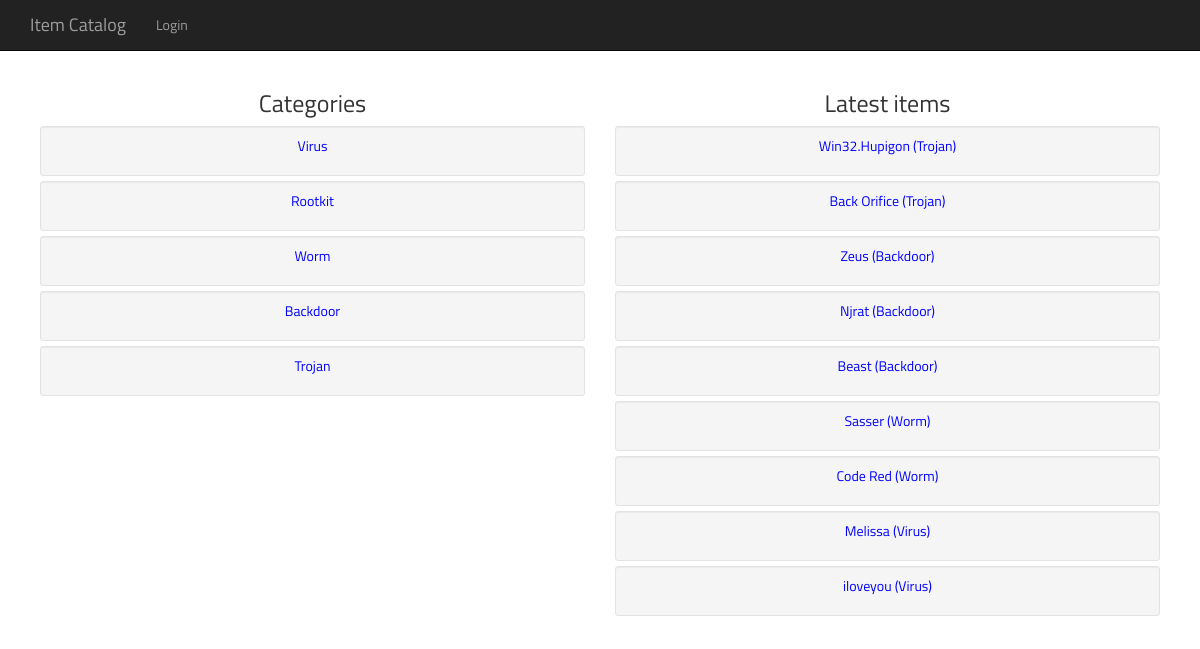
/index, run on the app's committed database.
### my_app/catalog/models.py (models this page shows, shortened)
class Category(Base):
    __tablename__='Category'
    id = Column(Integer, primary_key=True)
    name = Column(String(255), nullable=False)
    description = Column(String(2048), nullable=True)

class Item(Base):
    __tablename__='Item'
    id = Column(Integer, primary_key=True)
    title = Column(String(255), nullable=False)
    description = Column(String(2048), nullable=False)
    category = Column(Integer, ForeignKey('Category.id'))
    creator =  Column(Integer, ForeignKey('User.social_id'))
    creation_date = Column(DateTime, default=datetime.datetime.utcnow)

### my_app/catalog/views.py (the view)
@app.route('/')
@app.route('/index')
def index():
    categories = db.getCategories()
    latest_items = db.getLatestItems(10)
    cat_items = {}
    for item in latest_items:
        cat_items[item.title] = db.getCategoryForItem(item)
    return render_template('index.html', categories=categories,
                            latest_items=latest_items, cat_items=cat_items)

### my_app/database_operations.py (called while the page is built)
    def getCategories(self):
        return session.query(Category).all()

    def getCategoryForItem(self, item):
        id = item.category
        category = session.query(Category).filter_by(id=id).first()
        if category:
            name = category.name
        else:
            name = ''
        return name

    def getLatestItems(self, number):
        return session.query(Item).order_by\
                            (desc(Item.creation_date)).limit(number)

### my_app/templates/index.html (shortened to what this page needs)
{% extends 'base.html' %}
{% block container %}
<div class="top-pad">
  <div class="col-sm-6">
  <h3 class="title">Categories</h3>
{% for category in categories %}
  {% if category %}
<div id="category" class="well well-sm">
<p>
<a href="{{ url_for('showItems', id=category.id) }}">{{ category.name }}</a>
</p>
</div>
{% else %}
<p>No Category to show</p>
{% endif %}
{% endfor %}
</div>
<div class="col-sm-6">
  <h3 class="title">Latest items</h3>
  {% for item in latest_items %}
  <div id="latest_items" class="well well-sm">
  <p>
  <a href="{{ url_for('item', id=item.id) }}">{{ item.title }}
  ({{cat_items[item.title]}}) </a>
</p>
  </div>
  {% endfor %}
</div>
</div>
{% endblock %}

### my_app/templates/base.html (shortened to what this page needs)
<!DOCTYPE html>
<html lang="en">
<head>
<link href="{{ url_for('static', filename='css/bootstrap.min.css') }}" rel="stylesheet">
<link href="{{ url_for('static', filename='css/main.css') }}" rel="stylesheet">
<link href="{{ url_for('static', filename='css/social_buttons.css') }}" rel="stylesheet">
</head>
<body>
  <div class="navbar navbar-inverse navbar-fixed-top" role="navigation">
  <div class="container">
  <div class="navbar-header">
  <a class="navbar-brand" href="{{ url_for('index') }}">Item Catalog</a>
  </div>
  <div class="navbar-collapse collapse">
  <ul class="nav navbar-nav">
    {% if not current_user.is_authenticated %}
 					<li><a href="{{url_for('login')}}">
 						Login
 					</a></li>
 					{% endif %}
  </ul>
  </div>
</div>
</div>
<div class="container-fluid">
{% block container %}{% endblock %}
</div>
</body>
</html>

### my_app/static/css/main.css (style rules this page uses)
body { padding-top: 50px; }
.top-pad { padding: 20px 10px; text-align: center; }
a { text-align: center; color: blue; }
.well { margin-top: 5px; margin-bottom: 5px; }
ul { list-style: none; }

### my_app/static/css/social_buttons.css (style rules this page uses)
body { font-family: 'Titillium Web', sans-serif; }

### data on the page
Category: name "Virus"
Category: name "Rootkit"
Category: name "Worm"
Category: name "Backdoor"
Category: name "Trojan"
Item: title "Win32.Hupigon", title.name "Trojan"
Item: title "Back Orifice", title.name "Trojan"
Item: title "Zeus", title.name "Backdoor"
Item: title "Njrat", title.name "Backdoor"
Item: title "Beast", title.name "Backdoor"
Item: title "Sasser", title.name "Worm"
Item: title "Code Red", title.name "Worm"
Item: title "Melissa", title.name "Virus"
Item: title "iloveyou", title.name "Virus"
